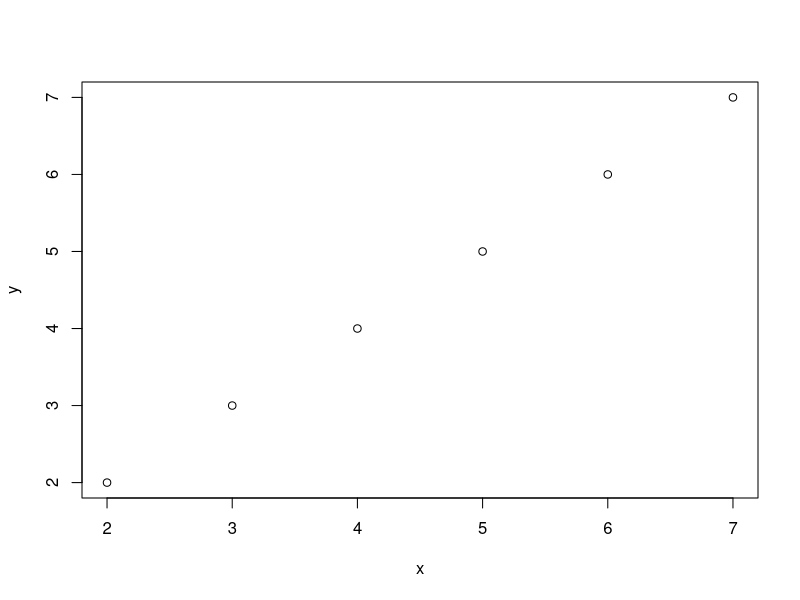

Source code (R):
## ---- chunk 1
knitr::opts_chunk$set(echo = TRUE)
## ---- chunk 2
x <- 4*3

## ---- chunk 3
x <- c(2,3,4,5,6,7)
y <- c(2,3,4,5,6,7)
## ---- chunk 4
plot(x,y)
